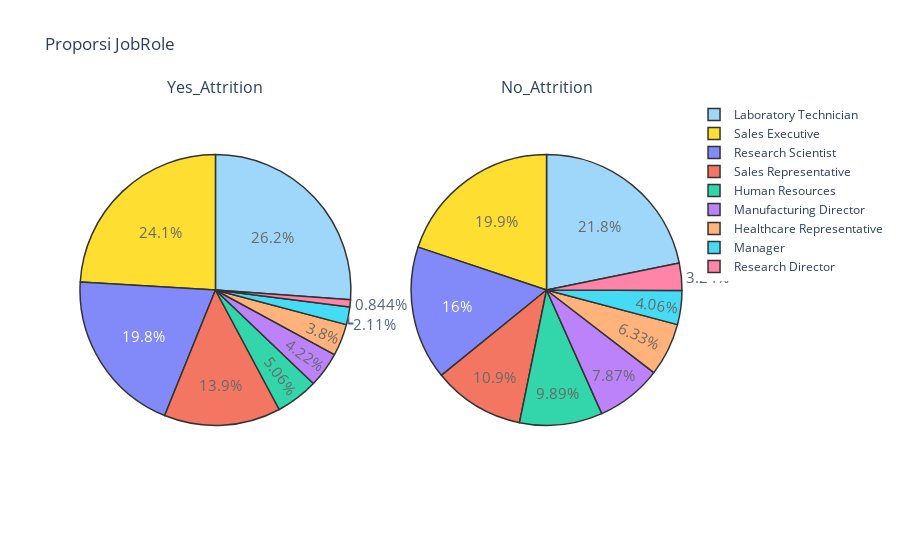

This figure's notebook cell:
### Code cell
fig = make_subplots(1, 2, specs=[[{'type':'domain'}, {'type':'domain'}]], subplot_titles=['Yes_Attrition', 'No_Attrition'])
Yes_Attrition = df[(df['Attrition'] == 1)]['JobRole'].value_counts()
No_Attrition = df[(df['Attrition'] == 0)]['JobRole'].value_counts()

fig.add_trace(go.Pie(labels = ["Laboratory Technician", "Sales Executive", 
                               "Research Scientist", 'Sales Representative', 
                               'Human Resources', 'Manufacturing Director', 
                               'Healthcare Representative', 'Manager', 
                               'Research Director'],
                     values = Yes_Attrition,
                     textfont=dict(size=15), opacity = 0.8,
                     name='Yes_Attrition',
                     marker=dict(colors=['lightskyblue','gold'], 
                                 line=dict(color='#000000', width=1.5))), 1, 1 )
fig.add_trace(go.Pie(labels = ["Laboratory Technician", "Sales Executive", 
                               "Research Scientist", 'Sales Representative', 
                               'Human Resources', 'Manufacturing Director', 
                               'Healthcare Representative', 'Manager', 
                               'Research Director'],
                     values = No_Attrition, 
                     textfont=dict(size=15), opacity = 0.8,
                     name='No_Attrition',
                     marker=dict(colors=['lightskyblue','gold'],
                                 line=dict(color='#000000', width=1.5))), 1, 2)


fig.update_layout(title_text =  'Proporsi JobRole')
           
#fig = dict(data = [trace, trace2], layout=layout)
py.iplot(fig)

### Figure 1 — Plotly figure (JSON) as saved in the notebook; plotly's stock layout.template omitted (floating-point values rounded to 4 significant figures)
{"data": [{"domain": {"x": [0, 0.45], "y": [0, 1]}, "labels": ["Laboratory Technician", "Sales Executive", "Research Scientist", "Sales Representative", "Human Resources", "Manufacturing Director", "Healthcare Representative", "Manager", "Research Director"], "marker": {"colors": ["lightskyblue", "gold"], "line": {"color": "#000000", "width": 1.5}}, "name": "Yes_Attrition", "opacity": 0.8, "textfont": {"size": 15}, "type": "pie", "values": [62, 57, 47, 33, 12, 10, 9, 5, 2]}, {"domain": {"x": [0.55, 1], "y": [0, 1]}, "labels": ["Laboratory Technician", "Sales Executive", "Research Scientist", "Sales Representative", "Human Resources", "Manufacturing Director", "Healthcare Representative", "Manager", "Research Director"], "marker": {"colors": ["lightskyblue", "gold"], "line": {"color": "#000000", "width": 1.5}}, "name": "No_Attrition", "opacity": 0.8, "textfont": {"size": 15}, "type": "pie", "values": [269, 245, 197, 135, 122, 97, 78, 50, 40]}], "layout": {"annotations": [{"font": {"size": 16}, "showarrow": false, "text": "Yes_Attrition", "x": 0.225, "xanchor": "center", "xref": "paper", "y": 1, "yanchor": "bottom", "yref": "paper"}, {"font": {"size": 16}, "showarrow": false, "text": "No_Attrition", "x": 0.775, "xanchor": "center", "xref": "paper", "y": 1, "yanchor": "bottom", "yref": "paper"}], "title": {"text": "Proporsi JobRole"}}}
